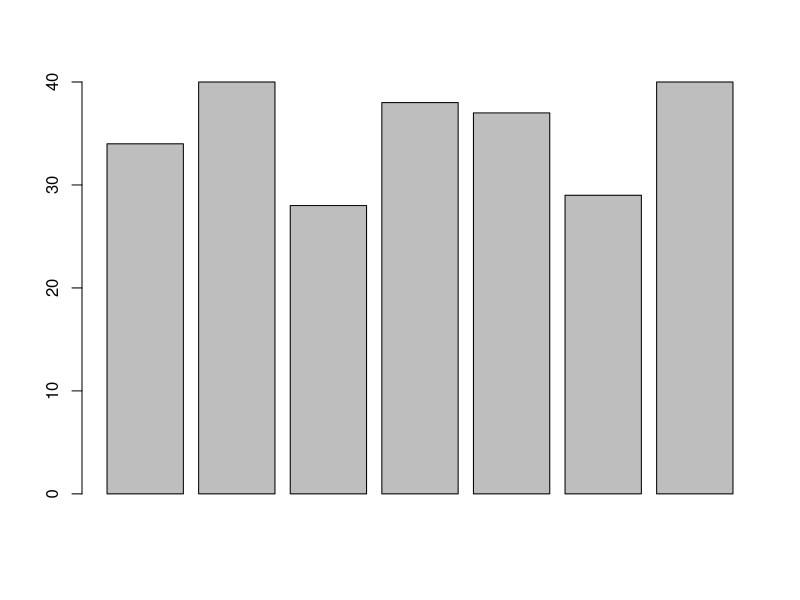
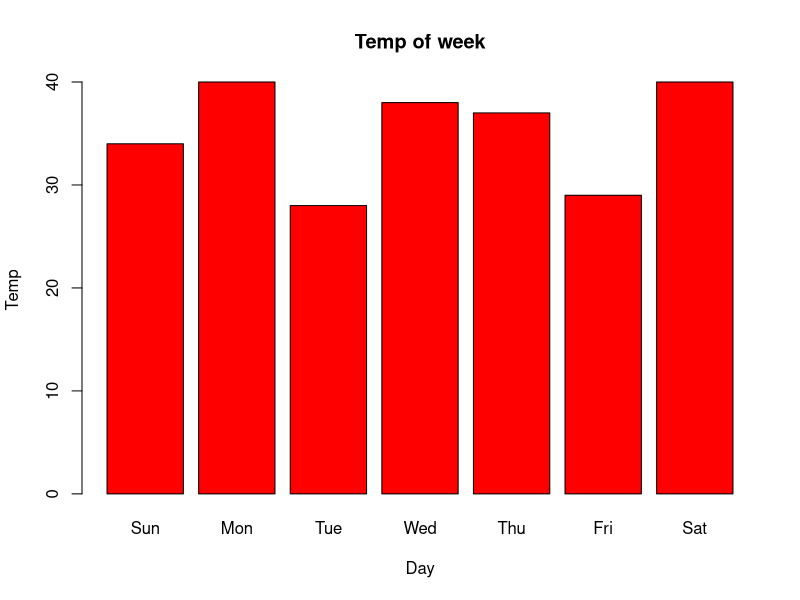
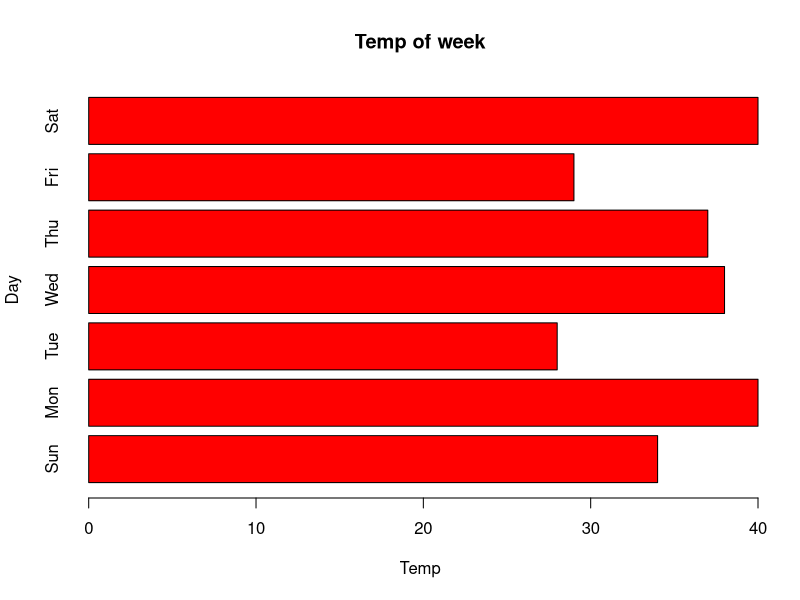
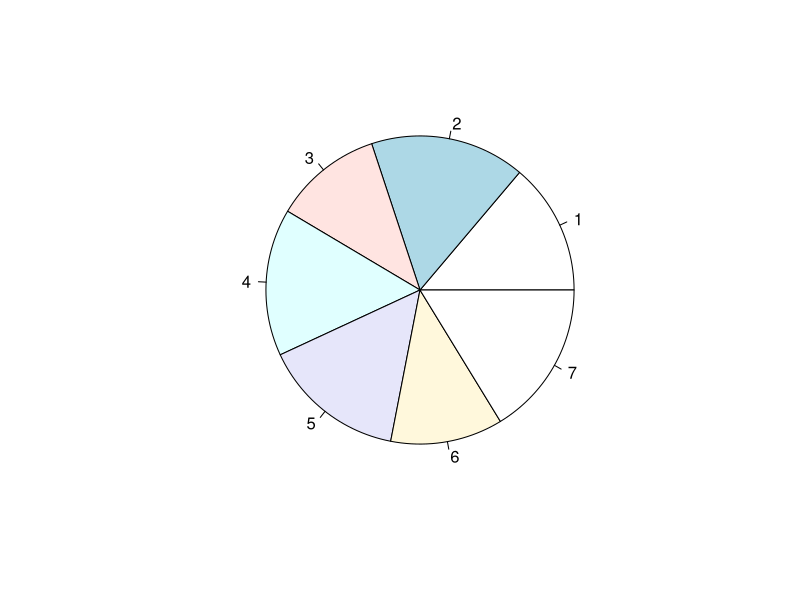

Write R code to recreate these figures, in order.
temperature <- c(34,40,28,38,37,29,40)
barplot(temperature)

barplot(temperature, main = "Temp of week",
        xlab = "Day",
        ylab = "Temp",
        names.arg = c("Sun", "Mon", "Tue", "Wed",
                      "Thu", "Fri", "Sat"),
        col = "red")

barplot(temperature, main = "Temp of week",
        xlab = "Temp",
        ylab = "Day",
        names.arg = c("Sun", "Mon", "Tue", "Wed",
                      "Thu", "Fri", "Sat"),
        col = "red",
        horiz = T)

pie(temperature)
